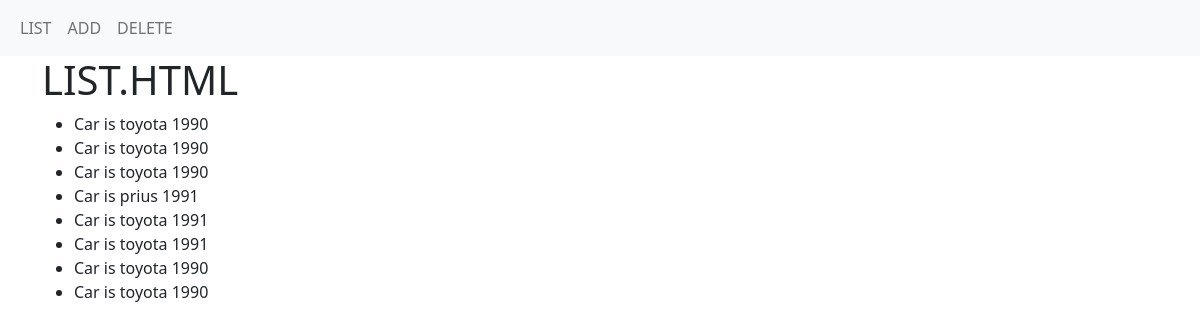
The app's page /cars/list/, older data.
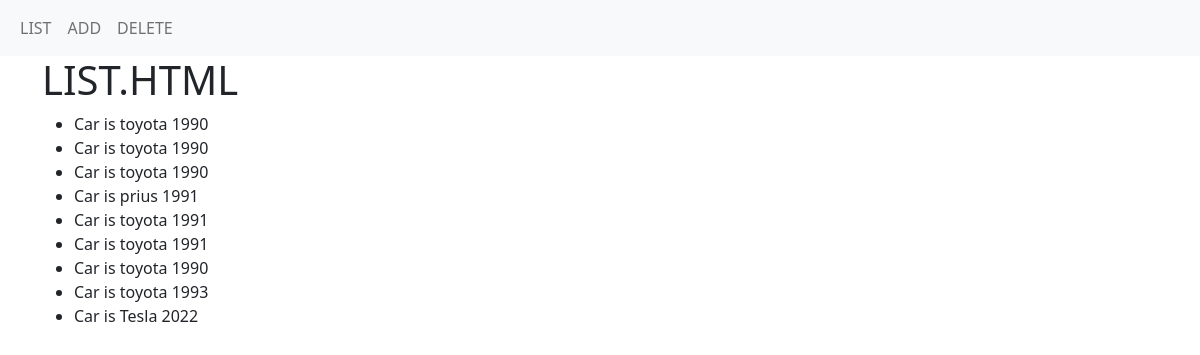
The same page, newer data.
### cars/models.py (models this page shows)
class Car(models.Model):
    brand = models.CharField(max_length=30)
    year = models.IntegerField()
    def __str__(self):
        return f"Car is {self.brand} {self.year}"

### cars/views.py (the view)
# urls.py: path('list/',views.list, name='list'),
def list(request):
    all_cars = models.Car.objects.all()
    context = {'all_cars':all_cars}
    return render(request,'cars/list.html',context=context)

### cars/templates/cars/list.html
{% extends "base.html" %} {% block content%}
<div class="container">
  <h1>LIST.HTML</h1>
  <ul>
    {% for car in all_cars%}
    <li>{{car}}</li>
    {% endfor %}
  </ul>
</div>
{% endblock%}

Row changes from the older to the newer data that the page shows:
changed Car: brand+year "Car is toyota 1990" → "Car is toyota 1993"
added Car: brand+year "Car is Tesla 2022"
